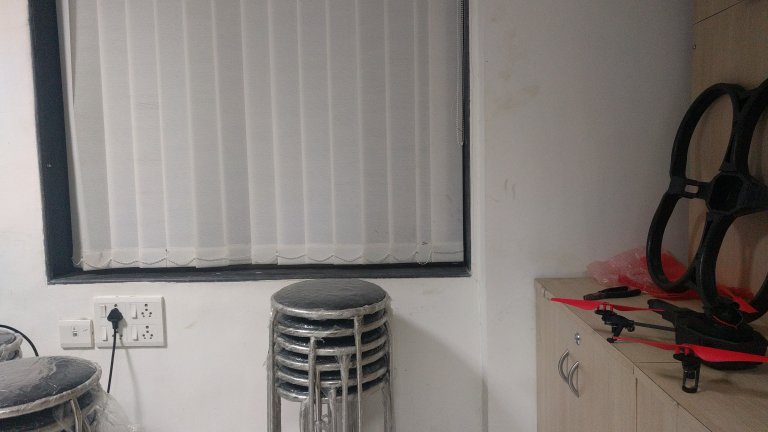
//> input picture stitching/src/1.jpg, 768 x 432 px
$ ./basecode2 1.jpg 2.jpg   (built with g++ and OpenCV 4)
//> lines starting //> are read from the running program, lines starting //| are printed output that depends on the picture
#include "opencv2/opencv_modules.hpp"
#include <stdio.h>
#include <iostream>

# include "opencv2/core/core.hpp"
# include "opencv2/features2d/features2d.hpp"
# include "opencv2/highgui/highgui.hpp"
# include "opencv2/nonfree/features2d.hpp"

#define Y_THRESHOLD 2
using namespace cv;
int distx,disty;
int main( int argc, char** argv )
{

  Mat img_1 = imread( argv[1], CV_LOAD_IMAGE_GRAYSCALE );
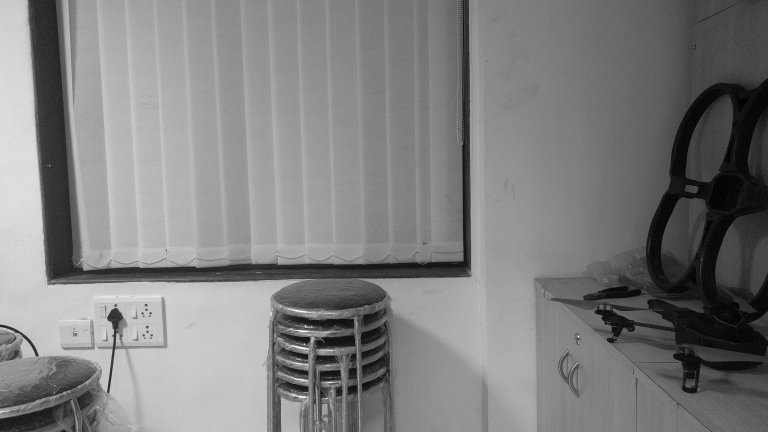
//> img_1: 432 rows x 768 cols, CV_8UC1; min 0, max 255, mean 127.3
  Mat img_2 = imread( argv[2], CV_LOAD_IMAGE_GRAYSCALE );
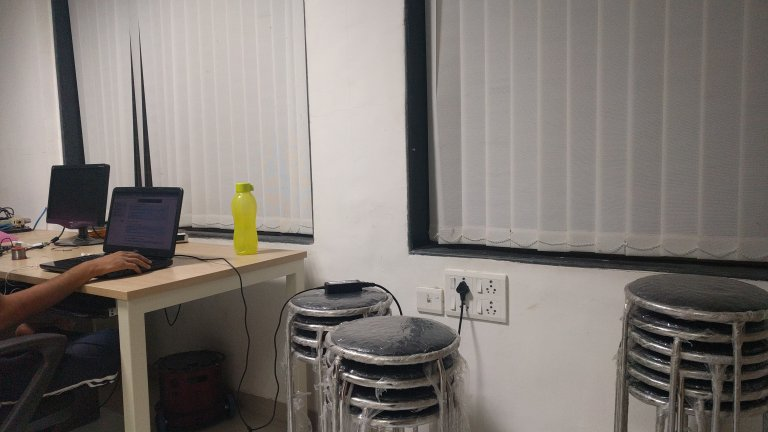
//> input picture stitching/src/2.jpg, 768 x 432 px
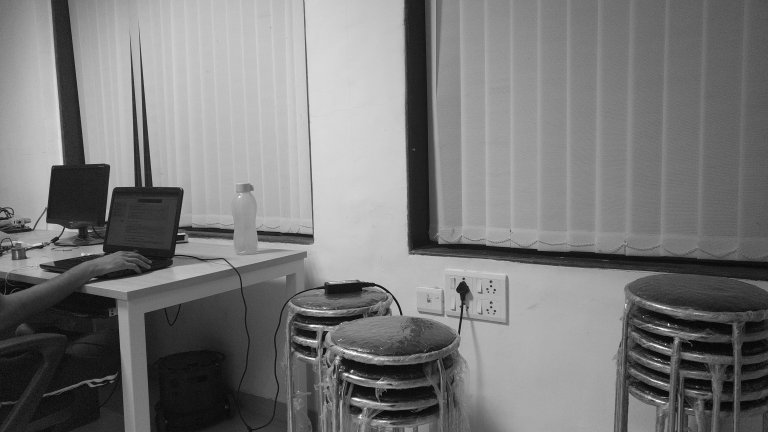
//> img_2: 432 rows x 768 cols, CV_8UC1; min 0, max 255, mean 122

  //-- Step 1: Detect the keypoints using SURF Detector
  int minHessian = 400;

//> (the run ends here: the program needs code that is not available in this run, at `SurfFeatureDetector detector( minHessian );`)
